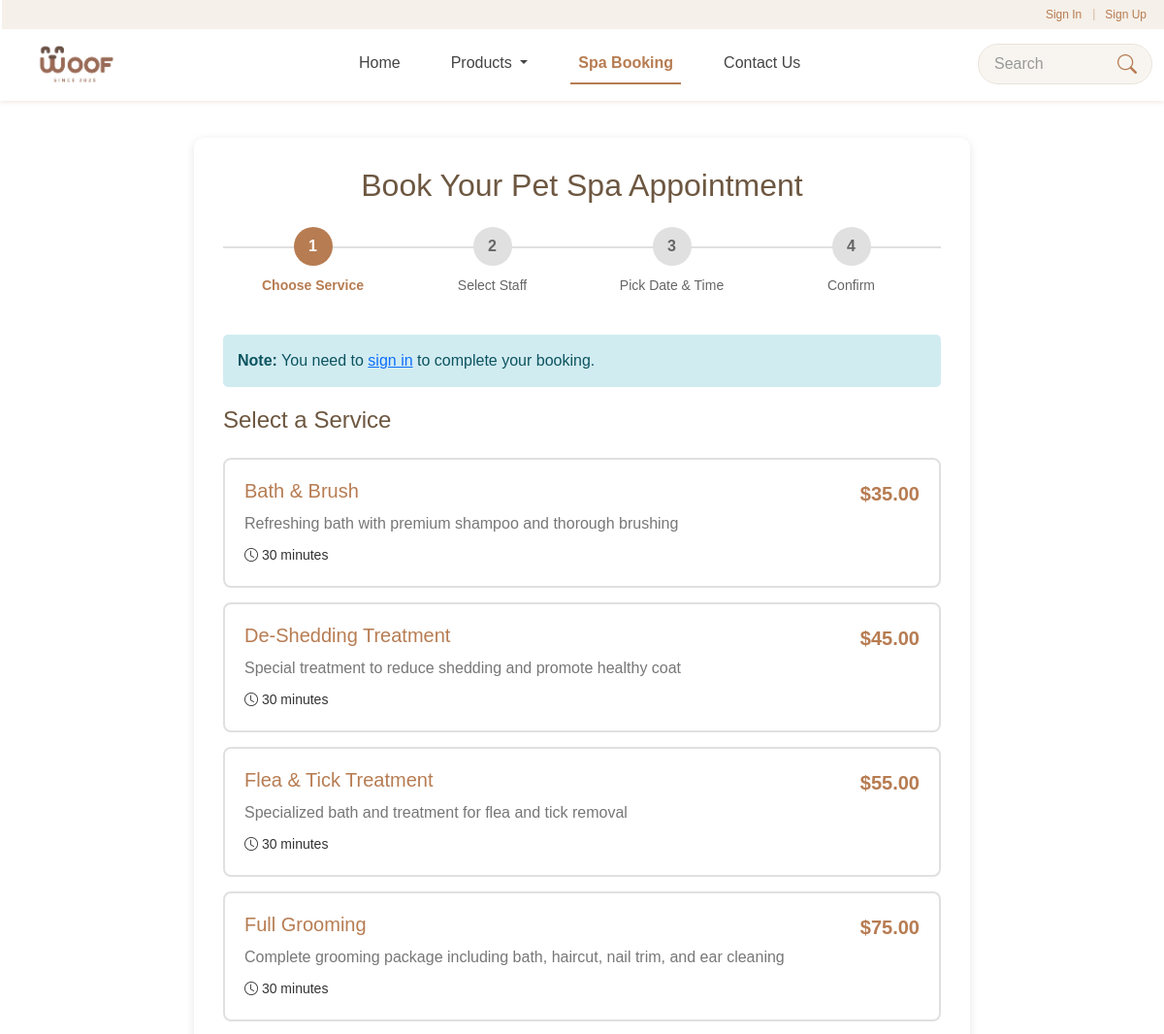
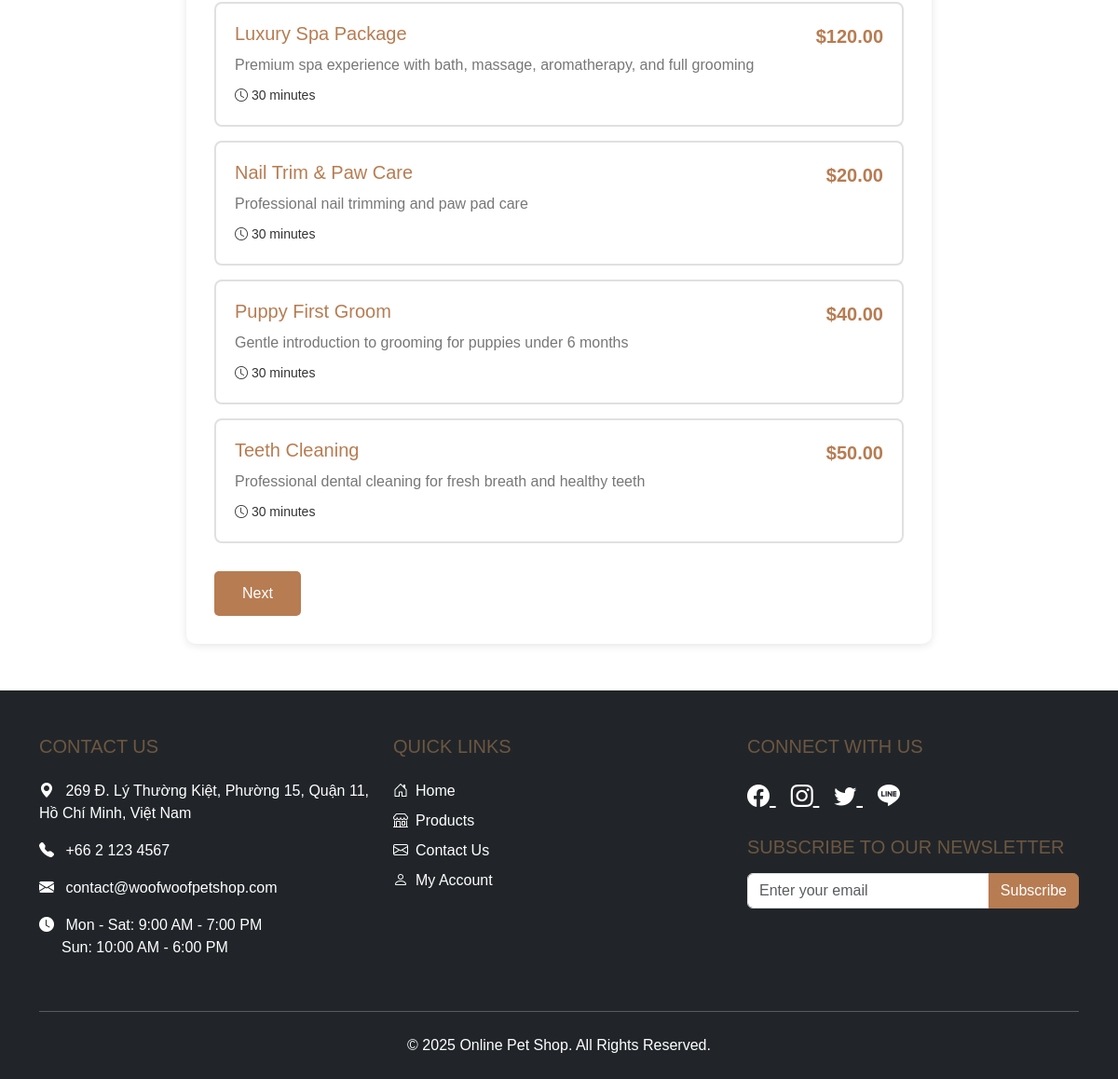
The page /index.php?page=booking on the database as committed earlier (2 pictures, top to bottom).
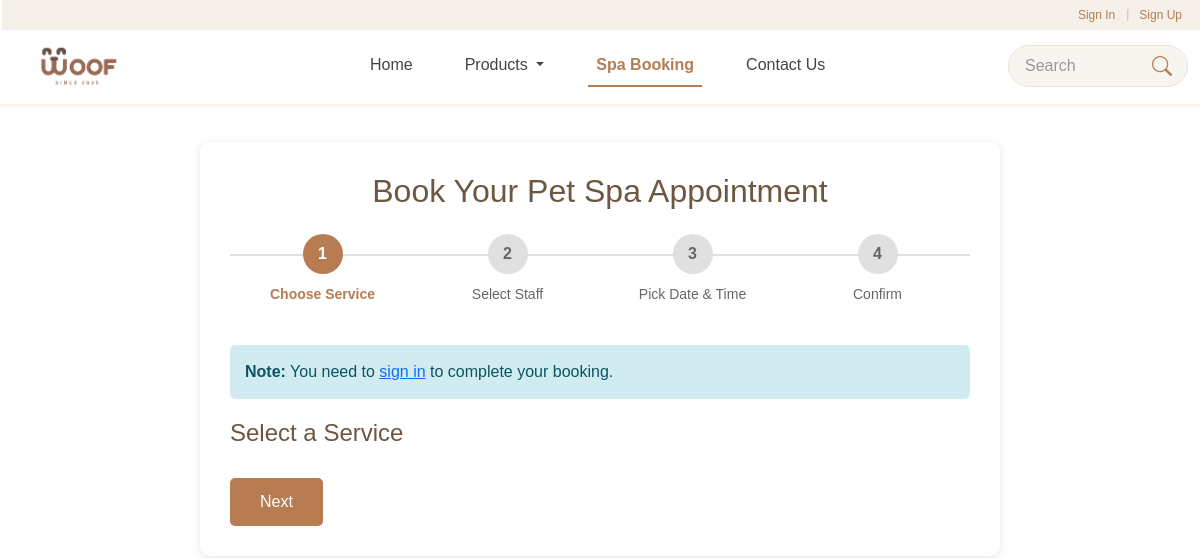
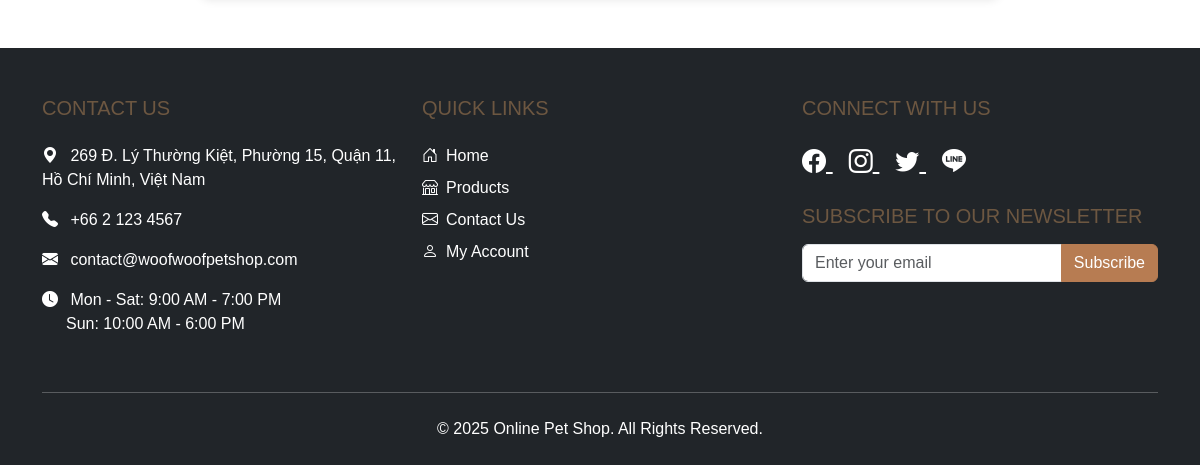
The same page on the database as committed later (2 pictures, top to bottom).
### tables this page shows
CREATE TABLE `spa_services` (
  `id` int(11) NOT NULL,
  `name` varchar(100) NOT NULL,
  `duration_minutes` int(11) NOT NULL,
  `price` decimal(10,2) NOT NULL,
  `description` text DEFAULT NULL,
  `is_active` tinyint(1) DEFAULT 1,
  `created_at` timestamp NOT NULL DEFAULT current_timestamp()
);

### controllers/BookingController.php (called while the page is built, shortened)
<?php
require_once 'models/SpaService.php';
require_once 'includes/SessionManager.php';
class BookingController {
    private $spaService;
    public function __construct() {
        $database = new Database();
        $this->db = $database->getConnection();
        $this->spaService = new SpaService($this->db);
    }
    public function index() {
        $services = $this->spaService->getAllActive();
        $isLoggedIn = SessionManager::isUserLoggedIn();
        include 'views/booking/index.php';
    }
}

### includes/SessionManager.php (called while the page is built, shortened)
<?php
class SessionManager {
    public static function isUserLoggedIn() {
        return isset($_SESSION['user_id']) &&
               (!isset($_SESSION['user_type']) || $_SESSION['user_type'] === 'user');
    }
}

### config/database.example.php (called while the page is built, shortened)
<?php
class Database {
    private $host = 'localhost';
    private $username = 'your_username';
    private $password = 'your_password';
    private $dbname = 'chabong_shop';
    private $conn;
    public function __construct() {
        try {
            $this->conn = new mysqli($this->host, $this->username, $this->password, $this->dbname);
            $this->conn->set_charset("utf8mb4");
        } catch (Exception $e) {
            echo 'Database Connection Error: ' . $e->getMessage();
            exit;
        }
    }
    public function getConnection() {
        return $this->conn;
    }
}

### models/SpaService.php (called while the page is built, shortened)
<?php
class SpaService {
    private $conn;
    private $table = 'spa_services';
    public function __construct($db) {
        $this->conn = $db;
    }
    public function getAllActive() {
        $query = "SELECT id, name, duration_minutes, price, description
                  FROM " . $this->table . "
                  WHERE is_active = 1
                  ORDER BY name ASC";
        $result = mysqli_query($this->conn, $query);
        $services = [];
        while ($row = mysqli_fetch_assoc($result)) {
            $services[] = $row;
        }
        return $services;
    }
}

### views/booking/index.php (the view, shortened to what this page needs)
<?php
include 'views/layouts/header.php';
?>
<div class="booking-wizard">
    <h2 class="text-center mb-4">Book Your Pet Spa Appointment</h2>
    <div class="wizard-steps">
        <div class="wizard-step active" data-step="1">
            <div class="step-number">1</div>
            <div class="step-title">Choose Service</div>
        </div>
        <div class="wizard-step" data-step="2">
            <div class="step-number">2</div>
            <div class="step-title">Select Staff</div>
        </div>
        <div class="wizard-step" data-step="3">
            <div class="step-number">3</div>
            <div class="step-title">Pick Date & Time</div>
        </div>
        <div class="wizard-step" data-step="4">
            <div class="step-number">4</div>
            <div class="step-title">Confirm</div>
        </div>
    </div>
    <?php if (!$isLoggedIn): ?>
        <div class="alert-info">
            <strong>Note:</strong> You need to <a href="index.php?page=signin&redirect=booking">sign in</a> to complete your booking.
        </div>
    <?php endif; ?>
    <form id="bookingForm" method="POST" action="index.php?page=booking&action=store">
        <div class="wizard-content active" data-step="1">
            <h4 class="mb-4">Select a Service</h4>
            <div id="servicesContainer">
                <?php foreach ($services as $service): ?>
                    <div class="service-card" data-service-id="<?= $service['id'] ?>"
                         data-service-name="<?= htmlspecialchars($service['name']) ?>"
                         data-service-price="<?= number_format($service['price'], 2) ?>"
                         data-service-duration="<?= $service['duration_minutes'] ?>">
                        <div class="d-flex justify-content-between align-items-start">
                            <div>
                                <h5><?= htmlspecialchars($service['name']) ?></h5>
                                <p class="mb-2 text-muted"><?= htmlspecialchars($service['description']) ?></p>
                                <p class="mb-0"><small><i class="bi bi-clock"></i> <?= $service['duration_minutes'] ?> minutes</small></p>
                            </div>
                            <div class="text-end">
                                <div class="service-price">$<?= number_format($service['price'], 2) ?></div>
                            </div>
                        </div>
                    </div>
                <?php endforeach; ?>
            </div>
        </div>
        <div class="wizard-actions">
            <button type="button" class="btn btn-wizard" id="nextBtn">
                Next
            </button>
        </div>
    </form>
</div>
<?php include 'views/layouts/footer.php'; ?>

Rows that differ between the two databases and show on the page:
removed spa_services: name "Bath & Brush", description "Refreshing bath with premium shampoo and thorough brushing", duration_minutes "30", price "35.00"
removed spa_services: name "De-Shedding Treatment", description "Special treatment to reduce shedding and promote healthy coat", duration_minutes "30", price "45.00"
removed spa_services: name "Flea & Tick Treatment", description "Specialized bath and treatment for flea and tick removal", duration_minutes "30", price "55.00"
removed spa_services: name "Full Grooming", description "Complete grooming package including bath, haircut, nail trim, and ear cleaning", duration_minutes "30", price "75.00"
removed spa_services: name "Luxury Spa Package", description "Premium spa experience with bath, massage, aromatherapy, and full grooming", duration_minutes "30", price "120.00"
removed spa_services: name "Nail Trim & Paw Care", description "Professional nail trimming and paw pad care", duration_minutes "30", price "20.00"
removed spa_services: name "Puppy First Groom", description "Gentle introduction to grooming for puppies under 6 months", duration_minutes "30", price "40.00"
removed spa_services: name "Teeth Cleaning", description "Professional dental cleaning for fresh breath and healthy teeth", duration_minutes "30", price "50.00"
